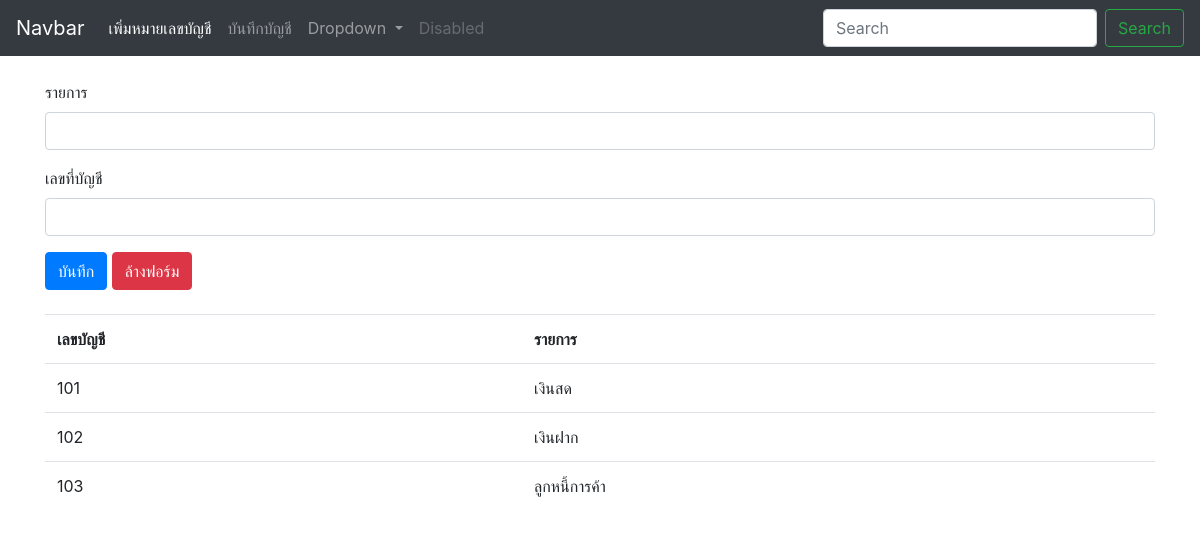
Screenshot of /accountNumber.php with the database file from the repository.
### tables this page shows
CREATE TABLE `tb_account_number` (
  `acc_id` int(10) NOT NULL,
  `acc_number` varchar(10) NOT NULL,
  `list` varchar(100) NOT NULL
);

### accountNumber.php (the view, shortened to what this page needs)
<?php
include "config/database.php";
?>
<!doctype html>
<html lang="en">
  <head>
    <link rel="stylesheet" href="bootstrap/css/bootstrap.min.css">
  </head>
  <body>
    <header>
    <?php include "template/header.php"; ?>
    </header>
    <br>
    <div class="container">
      <form method="post" action="process/accountNumberProcess.php?action=insert">
        <div class="form-group">
          <label>รายการ</label>
            <input type="text" class="form-control" name="list" required>
        </div>
        <div class="form-group">
          <label>เลขที่บัญชี</label>
            <input type="text" class="form-control" name="acc_number" required>
        </div>
        <button type="submit" class="btn btn-primary">บันทึก</button>
        <button type="reset" class="btn btn-danger">ล้างฟอร์ม</button>
      </form>
    </div>
    <br>
    <div class="container">
      <div class="table-responsive">
        <table class="table">
          <tr>
            <th>เลขบัญชี</th>
            <th>รายการ</th>
          </tr>
          <?php
          $sql = "SELECT * FROM tb_account_number";
          $result = mysqli_query($conn,$sql);
          while ($data = mysqli_fetch_array($result)) {
          ?>
          <tr>
            <td><?php echo $data['acc_number']; ?></td>
            <td><?php echo $data['list']; ?></td>
          </tr>
          <?php
          }
          ?>
        </table>
      </div>
    </div>
  </body>
</html>

### rows the page displays
tb_account_number: acc_number "101", list "เงินสด"
tb_account_number: acc_number "102", list "เงินฝาก"
tb_account_number: acc_number "103", list "ลูกหนี้การค้า"
